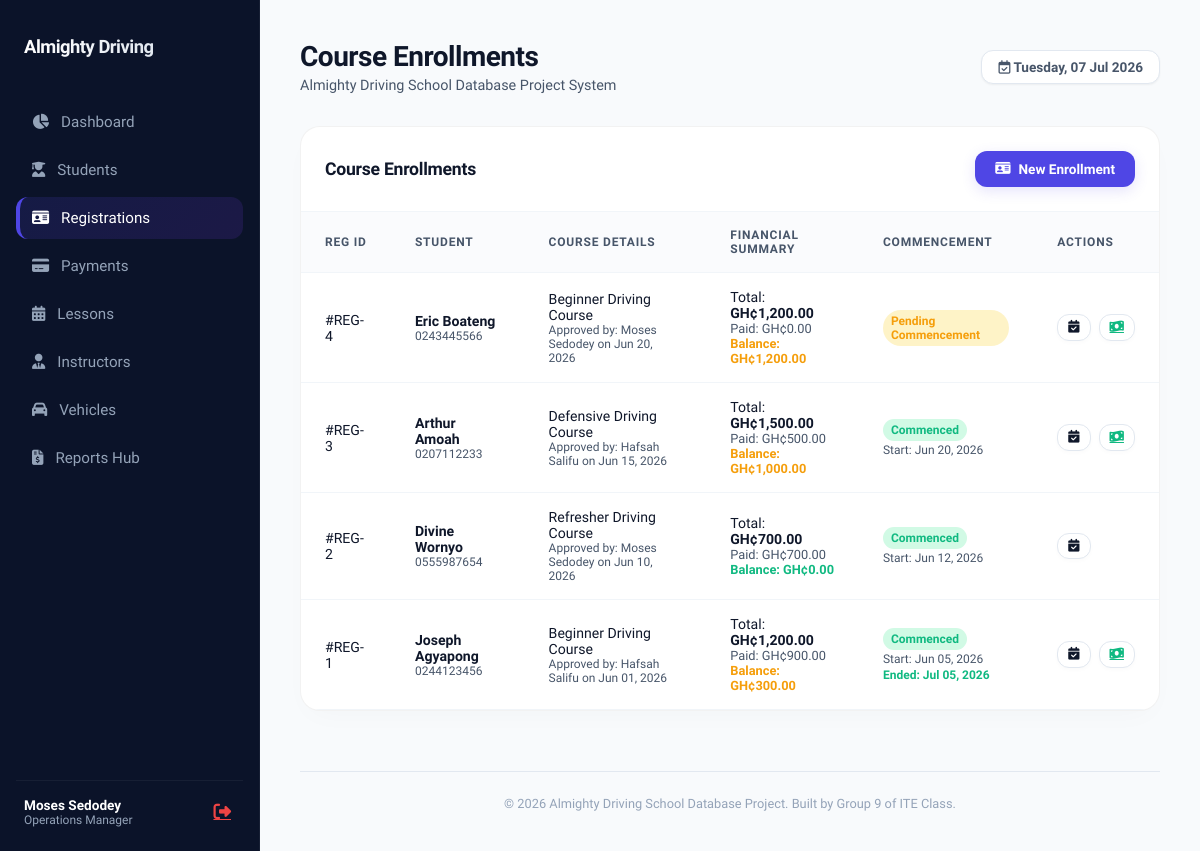
Screenshot of /registrations.php (signed in) with the database file from the repository.
### tables this page shows
CREATE TABLE IF NOT EXISTS manager (
    manager_id INT AUTO_INCREMENT PRIMARY KEY,
    manager_name VARCHAR(100) NOT NULL,
    manager_role VARCHAR(50) NOT NULL DEFAULT 'Manager',
    username VARCHAR(50) UNIQUE NOT NULL,
    password VARCHAR(255) NOT NULL
);

CREATE TABLE IF NOT EXISTS registration (
    registration_id INT AUTO_INCREMENT PRIMARY KEY,
    registration_date DATE NOT NULL,
    commencement_date DATE DEFAULT NULL,
    completion_date DATE DEFAULT NULL,
    course_name VARCHAR(100) NOT NULL DEFAULT 'Beginner Driving Course',
    total_cost DECIMAL(10,2) NOT NULL DEFAULT 1200.00,
    deposit DECIMAL(10,2) NOT NULL DEFAULT 0.00,
    balance DECIMAL(10,2) NOT NULL DEFAULT 1200.00,
    student_id INT NOT NULL,
    manager_id INT NOT NULL,
    FOREIGN KEY (student_id) REFERENCES student (student_id) ON DELETE CASCADE,
    FOREIGN KEY (manager_id) REFERENCES manager (manager_id) ON DELETE RESTRICT
);

CREATE TABLE IF NOT EXISTS student (
    student_id INT AUTO_INCREMENT PRIMARY KEY,
    surname VARCHAR(50) NOT NULL,
    first_name VARCHAR(50) NOT NULL,
    middle_name VARCHAR(50) DEFAULT NULL,
    date_of_birth DATE NOT NULL,
    place_of_birth VARCHAR(100) DEFAULT NULL,
    residential_address VARCHAR(255) NOT NULL,
    telephone VARCHAR(20) NOT NULL,
    email VARCHAR(100) NOT NULL,
    national_id VARCHAR(50) UNIQUE NOT NULL,
    occupation VARCHAR(100) DEFAULT NULL,
    permit_number VARCHAR(50) DEFAULT NULL,
    permit_expiry_date DATE DEFAULT NULL
);

### registrations.php (the view, shortened to what this page needs)
<?php
require_once 'db.php';
$registrations = [];
try {
    $stmt = $pdo->query("
        SELECT r.*, s.first_name, s.surname, s.telephone, m.manager_name
        FROM registration r
        JOIN student s ON r.student_id = s.student_id
        JOIN manager m ON r.manager_id = m.manager_id
        ORDER BY r.registration_id DESC
    ");
    $registrations = $stmt->fetchAll();
} catch (Exception $e) {}
include 'header.php';
?>
<div class="table-container">
    <div class="table-header-bar">
        <h3 class="table-title">Course Enrollments</h3>
        <button onclick="openModal('enrollModal')" class="btn btn-primary">
            <i class="fa-solid fa-id-card"></i>
            <span>New Enrollment</span>
        </button>
    </div>
    <table class="custom-table">
        <thead>
            <tr>
                <th>Reg ID</th>
                <th>Student</th>
                <th>Course details</th>
                <th>Financial Summary</th>
                <th>Commencement</th>
                <th>Actions</th>
            </tr>
        </thead>
        <tbody>
            <?php if (empty($registrations)): ?>
                <tr>
                    <td colspan="6" style="text-align: center; color: var(--text-muted); padding: 32px;">No course enrollments logged yet.</td>
                </tr>
            <?php else: ?>
                <?php foreach ($registrations as $reg): ?>
                    <tr>
                        <td><code>#REG-<?php echo $reg['registration_id']; ?></code></td>
                        <td>
                            <div style="font-weight: 600;"><?php echo htmlspecialchars($reg['first_name'] . ' ' . $reg['surname']); ?></div>
                            <div style="font-size: 0.75rem; color: var(--text-secondary);"><?php echo htmlspecialchars($reg['telephone']); ?></div>
                        </td>
                        <td>
                            <div style="font-weight: 500;"><?php echo htmlspecialchars($reg['course_name']); ?></div>
                            <div style="font-size: 0.75rem; color: var(--text-secondary);">Approved by: <?php echo htmlspecialchars($reg['manager_name']); ?> on <?php echo date('M d, Y', strtotime($reg['registration_date'])); ?></div>
                        </td>
                        <td>
                            <div>Total: <strong>GH¢<?php echo number_format($reg['total_cost'], 2); ?></strong></div>
                            <div style="font-size: 0.8rem; color: var(--text-secondary);">Paid: GH¢<?php echo number_format($reg['total_cost'] - $reg['balance'], 2); ?></div>
                            <div style="font-size: 0.8rem; color: <?php echo ($reg['balance'] > 0) ? 'var(--warning)' : 'var(--success)'; ?>; font-weight: 700;">Balance: GH¢<?php echo number_format($reg['balance'], 2); ?></div>
                        </td>
                        <td>
                            <?php if ($reg['commencement_date']): ?>
                                <div style="font-size: 0.85rem;"><span class="badge badge-success">Commenced</span></div>
                                <div style="font-size: 0.75rem; color: var(--text-secondary); margin-top: 2px;">Start: <?php echo date('M d, Y', strtotime($reg['commencement_date'])); ?></div>
                                <?php if ($reg['completion_date']): ?>
                                    <div style="font-size: 0.75rem; color: var(--success); margin-top: 2px; font-weight: 600;">Ended: <?php echo date('M d, Y', strtotime($reg['completion_date'])); ?></div>
                                <?php endif; ?>
                            <?php else: ?>
                                <span class="badge badge-warning">Pending Commencement</span>
                            <?php endif; ?>
                        </td>
                        <td>
                            <div style="display: flex; gap: 8px;">
                                <button onclick="openDateModal(<?php echo htmlspecialchars(json_encode($reg)); ?>)" class="btn btn-secondary" style="padding: 6px 10px; font-size: 0.8rem;" title="Update Dates / Complete">
                                    <i class="fa-solid fa-calendar-check"></i>
                                </button>
                                <?php if ($reg['balance'] > 0): ?>
                                    <a href="payments.php?action=new&reg_id=<?php echo $reg['registration_id']; ?>" class="btn btn-secondary" style="padding: 6px 10px; font-size: 0.8rem; color: var(--success);" title="Log Payment">
                                        <i class="fa-solid fa-money-bill-wave"></i>
                                    </a>
                                <?php endif; ?>
                            </div>
                        </td>
                    </tr>
                <?php endforeach; ?>
            <?php endif; ?>
        </tbody>
    </table>
</div>
<?php include 'footer.php'; ?>

### header.php (shortened to what this page needs)
<?php
require_once 'db.php';
try {
    $stmt = $pdo->prepare("SELECT * FROM manager WHERE manager_id = ?");
    $stmt->execute([$_SESSION['manager_id']]);
    $active_manager = $stmt->fetch();
} catch (Exception $e) {
    $active_manager = null;
}
$current_page = basename($_SERVER['PHP_SELF']);
?>
<!DOCTYPE html>
<html lang="en">
<head>
    <link rel="stylesheet" href="style.css">
    <link rel="stylesheet" href="assets/fontawesome/css/all.min.css">
</head>
<body>
    <aside class="sidebar no-print">
        <div class="sidebar-logo">
            <div class="sidebar-logo-text">Almighty Driving</div>
        </div>
        <ul class="sidebar-menu">
            <li class="sidebar-item <?php echo ($current_page == 'index.php') ? 'active' : ''; ?>">
                <a href="index.php">
                    <i class="fa-solid fa-chart-pie"></i>
                    <span>Dashboard</span>
                </a>
            </li>
            <li class="sidebar-item <?php echo ($current_page == 'students.php') ? 'active' : ''; ?>">
                <a href="students.php">
                    <i class="fa-solid fa-user-graduate"></i>
                    <span>Students</span>
                </a>
            </li>
            <li class="sidebar-item <?php echo ($current_page == 'registrations.php') ? 'active' : ''; ?>">
                <a href="registrations.php">
                    <i class="fa-solid fa-id-card"></i>
                    <span>Registrations</span>
                </a>
            </li>
            <li class="sidebar-item <?php echo ($current_page == 'payments.php') ? 'active' : ''; ?>">
                <a href="payments.php">
                    <i class="fa-solid fa-credit-card"></i>
                    <span>Payments</span>
                </a>
            </li>
            <li class="sidebar-item <?php echo ($current_page == 'lessons.php') ? 'active' : ''; ?>">
                <a href="lessons.php">
                    <i class="fa-solid fa-calendar-days"></i>
                    <span>Lessons</span>
                </a>
            </li>
            <li class="sidebar-item <?php echo ($current_page == 'instructors.php') ? 'active' : ''; ?>">
                <a href="instructors.php">
                    <i class="fa-solid fa-user-tie"></i>
                    <span>Instructors</span>
                </a>
            </li>
            <li class="sidebar-item <?php echo ($current_page == 'vehicles.php') ? 'active' : ''; ?>">
                <a href="vehicles.php">
                    <i class="fa-solid fa-car"></i>
                    <span>Vehicles</span>
                </a>
            </li>
            <li class="sidebar-item <?php echo ($current_page == 'reports.php') ? 'active' : ''; ?>">
                <a href="reports.php">
                    <i class="fa-solid fa-file-invoice-dollar"></i>
                    <span>Reports Hub</span>
                </a>
            </li>
        </ul>
        <div class="sidebar-footer">
            <div class="user-profile" style="display: flex; justify-content: space-between; align-items: center; width: 100%;">
                <div class="user-info">
                    <span class="user-name"><?php echo htmlspecialchars($active_manager['manager_name']); ?></span>
                    <span class="user-role"><?php echo htmlspecialchars($active_manager['manager_role']); ?></span>
                </div>
                <a href="logout.php" style="color: #ef4444; font-size: 1.1rem; padding: 4px; display: flex; align-items: center;" title="Log Out">
                    <i class="fa-solid fa-right-from-bracket"></i>
                </a>
            </div>
        </div>
    </aside>
    <main class="main-content">
        <div class="top-bar no-print">
            <div>
                <h1 class="page-title">
                    <?php
                    switch ($current_page) {
                        case 'registrations.php': echo 'Course Enrollments'; break;
                    }
                    ?>
                </h1>
                <p class="page-subtitle">Almighty Driving School Database Project System</p>
            </div>
            <div class="top-bar-actions">
                <div class="system-date">
                    <i class="fa-regular fa-calendar-check"></i>
                    <span><?php echo date('l, d M Y'); ?></span>
                </div>
            </div>
        </div>

### rows the page displays
manager: manager_name "Moses Sedodey", manager_role "Operations Manager"
registration: registration_id "4", student.surname "Eric Boateng", student.telephone "0243445566", course_name "Beginner Driving Course", manager.manager_name "Moses Sedodey", registration_date "Jun 20, 2026", total_cost "1,200.00", $reg['total_cost'] - $reg['balance'] "0.00", balance "1,200.00", shows "Pending Commencement"
registration: registration_id "3", student.surname "Arthur Amoah", student.telephone "0207112233", course_name "Defensive Driving Course", manager.manager_name "Hafsah Salifu", registration_date "Jun 15, 2026", total_cost "1,500.00", $reg['total_cost'] - $reg['balance'] "500.00", balance "1,000.00", commencement_date "Jun 20, 2026"
registration: registration_id "2", student.surname "Divine Wornyo", student.telephone "0555987654", course_name "Refresher Driving Course", manager.manager_name "Moses Sedodey", registration_date "Jun 10, 2026", total_cost "700.00", $reg['total_cost']-$reg['balance'] "700.00", balance "0.00", commencement_date "Jun 12, 2026"
registration: registration_id "1", student.surname "Joseph Agyapong", student.telephone "0244123456", course_name "Beginner Driving Course", manager.manager_name "Hafsah Salifu", registration_date "Jun 01, 2026", total_cost "1,200.00", $reg['total_cost'] - $reg['balance'] "900.00", balance "300.00", commencement_date "Jun 05, 2026", completion_date "Jul 05, 2026"
